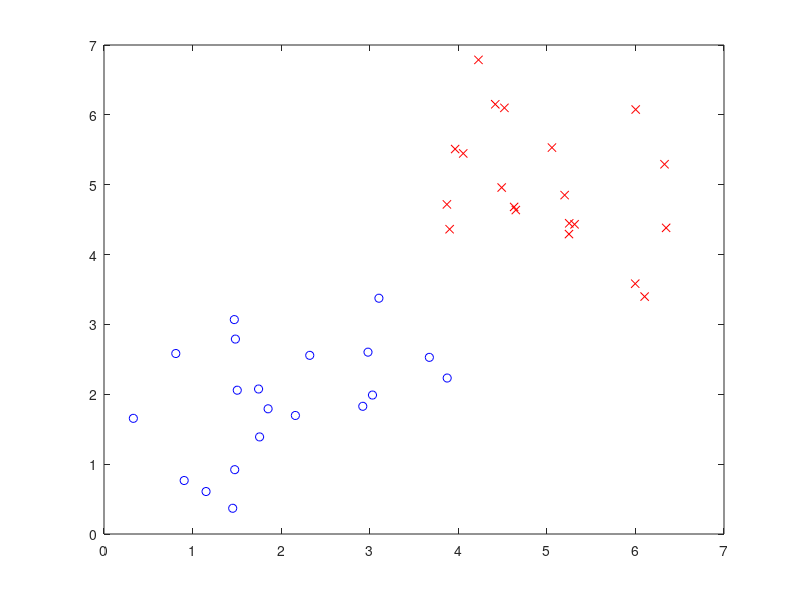

Reproduce this figure in MATLAB. (Note: this script raises an error after producing the figure.)
%% Created by King Chung Ho (Johnny Ho) in 030515
% For UCLA CS260 project (Winter 2015)
% Objective: Use kchbox-knn to build a model for prediction
% Feature: 2 features (Diastolic and systolic) along different time
% Number of training data: 39 patients, 20 with label 0, and 19 with label
% 1

%% Step 1 Creating training data (random) for 2 clusters using gaussian distribution.
% Assuming there are two clusters with two dimenions

clear all;
clc;

% parameters
num_data = 20;
train_label = zeros(1,num_data*2);

% ###### cluster 1
% Define cluster
mean_1 = 2;
sigma_1 = 0.9;
x1 = normrnd(mean_1,sigma_1,[1 num_data]);
y1 = normrnd(mean_1,sigma_1,[1 num_data]);
cluster_1 = [x1 ; y1]';
% Define label
train_label(1:num_data) = 1;

% ##### cluster 2
% Define cluster
mean_2 = 5;
sigma_2 = 0.9;
x2 = normrnd(mean_2,sigma_2,[1 num_data]);
y2 = normrnd(mean_2,sigma_2,[1 num_data]);
cluster_2 = [x2 ; y2]';
% Define label
train_label(num_data+1:end) = 2;

% Plot 
plot(cluster_1(:,1),cluster_1(:,2),'bo',cluster_2(:,1),cluster_2(:,2),'rx');

%join two clusters
train_d = [cluster_1; cluster_2];
%% Step 2 Define k
k = 5;

%% Step 3 & Step 4
clc;
test_d = [5.5 2.5]; % test data
test_label = kchbox_knn(k,test_d,train_d,train_label);

%% plot the test point, assuming binary classification
hold on
plot(cluster_1(:,1),cluster_1(:,2),'bo',cluster_2(:,1),cluster_2(:,2),'rx');
if (test_label==1)
   h = plot(test_d(1),test_d(2),'b+');
else
   h = plot(test_d(1),test_d(2),'r+');    
end
set(h,'linewidth',3);
hold off

%% DONE!

